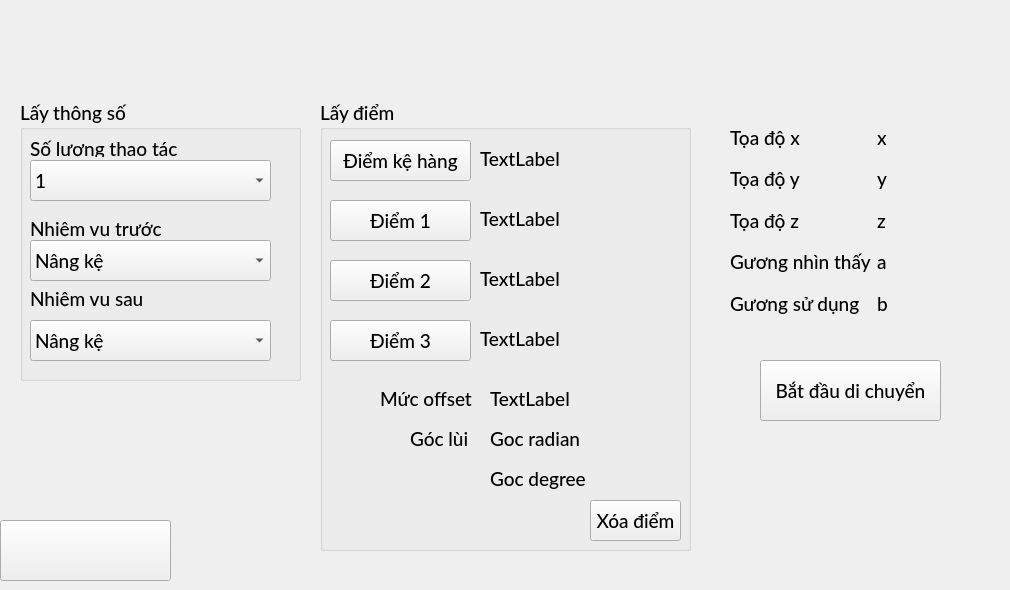
   <widget class="QWidget" name="W_quickPoint">
    <property name="font">
     <font>
      <family>Lato Medium</family>
      <pointsize>14</pointsize>
     </font>
    </property>
    <widget class="QPushButton" name="Quick_startTest">
     <property name="geometry">
      <rect>
       <x>760</x>
       <y>360</y>
       <width>181</width>
       <height>61</height>
      </rect>
     </property>
     <property name="text">
      <string>Bắt đầu di chuyển</string>
     </property>
    </widget>
    <widget class="QLabel" name="Quick_background">
     <property name="geometry">
      <rect>
       <x>0</x>
       <y>0</y>
       <width>1001</width>
       <height>581</height>
      </rect>
     </property>
     <property name="text">
      <string/>
     </property>
    </widget>
    <widget class="QGroupBox" name="groupBox">
     <property name="geometry">
      <rect>
       <x>20</x>
       <y>100</y>
       <width>281</width>
       <height>281</height>
      </rect>
     </property>
     <property name="title">
      <string>Lấy thông số</string>
     </property>
     <widget class="QLabel" name="label_2">
      <property name="geometry">
       <rect>
        <x>10</x>
        <y>40</y>
        <width>161</width>
        <height>17</height>
       </rect>
      </property>
      <property name="text">
       <string>Số lượng thao tác</string>
      </property>
     </widget>
     <widget class="QComboBox" name="Quick_number">
      <property name="geometry">
       <rect>
        <x>10</x>
        <y>60</y>
        <width>241</width>
        <height>41</height>
       </rect>
      </property>
      <item>
       <property name="text">
        <string>1</string>
       </property>
      </item>
      <item>
       <property name="text">
        <string>2</string>
       </property>
      </item>
      <item>
       <property name="text">
        <string>3</string>
       </property>
      </item>
     </widget>
     <widget class="QLabel" name="label_3">
      <property name="geometry">
       <rect>
        <x>10</x>
        <y>120</y>
        <width>181</width>
        <height>17</height>
       </rect>
      </property>
      <property name="text">
       <string>Nhiệm vụ trước</string>
      </property>
     </widget>
     <widget class="QComboBox" name="Quick_beforeMission">
      <property name="geometry">
       <rect>
        <x>10</x>
        <y>140</y>
        <width>241</width>
        <height>41</height>
       </rect>
      </property>
      <item>
       <property name="text">
        <string>Nâng kệ</string>
       </property>
      </item>
      <item>
       <property name="text">
        <string>Hạ kệ</string>
       </property>
      </item>
     </widget>
     <widget class="QLabel" name="label_4">
      <property name="geometry">
       <rect>
        <x>10</x>
        <y>190</y>
        <width>161</width>
        <height>17</height>
       </rect>
      </property>
      <property name="text">
       <string>Nhiệm vụ sau</string>
      </property>
     </widget>
     <widget class="QComboBox" name="Quick_afterMission">
      <property name="geometry">
       <rect>
        <x>10</x>
        <y>220</y>
        <width>241</width>
        <height>41</height>
       </rect>
      </property>
      <item>
       <property name="text">
        <string>Nâng kệ</string>
       </property>
      </item>
      <item>
       <property name="text">
        <string>Hạ kệ</string>
       </property>
      </item>
      <item>
       <property name="text">
        <string>Về sạc</string>
       </property>
      </item>
     </widget>
    </widget>
    <widget class="QGroupBox" name="groupBox_2">
     <property name="geometry">
      <rect>
       <x>320</x>
       <y>100</y>
       <width>371</width>
       <height>451</height>
      </rect>
     </property>
     <property name="title">
      <string>Lấy điểm</string>
     </property>
     <widget class="QPushButton" name="Quick_getShelfves">
      <property name="geometry">
       <rect>
        <x>10</x>
        <y>40</y>
        <width>141</width>
        <height>41</height>
       </rect>
      </property>
      <property name="text">
       <string>Điểm kệ hàng</string>
      </property>
     </widget>
     <widget class="QLabel" name="Quick_shelves">
      <property name="geometry">
       <rect>
        <x>160</x>
        <y>50</y>
        <width>191</width>
        <height>17</height>
       </rect>
      </property>
      <property name="text">
       <string>TextLabel</string>
      </property>
     </widget>
     <widget class="QPushButton" name="Quick_cancelShelf">
      <property name="geometry">
       <rect>
        <x>270</x>
        <y>400</y>
        <width>91</width>
        <height>41</height>
       </rect>
      </property>
      <property name="text">
       <string>Xóa điểm</string>
      </property>
     </widget>
     <widget class="QPushButton" name="Quick_get1">
      <property name="geometry">
       <rect>
        <x>10</x>
        <y>100</y>
        <width>141</width>
        <height>41</height>
       </rect>
      </property>
      <property name="text">
       <string>Điểm 1</string>
      </property>
     </widget>
     <widget class="QPushButton" name="Quick_get2">
      <property name="geometry">
       <rect>
        <x>10</x>
        <y>160</y>
        <width>141</width>
        <height>41</height>
       </rect>
      </property>
      <property name="text">
       <string>Điểm 2</string>
      </property>
     </widget>
     <widget class="QPushButton" name="Quick_get3">
      <property name="geometry">
       <rect>
        <x>10</x>
        <y>220</y>
        <width>141</width>
        <height>41</height>
       </rect>
      </property>
      <property name="text">
       <string>Điểm 3</string>
      </property>
     </widget>
     <widget class="QLabel" name="Quick_t1">
      <property name="geometry">
       <rect>
        <x>160</x>
        <y>110</y>
        <width>171</width>
        <height>17</height>
       </rect>
      </property>
      <property name="text">
       <string>TextLabel</string>
      </property>
     </widget>
     <widget class="QLabel" name="Quick_t2">
      <property name="geometry">
       <rect>
        <x>160</x>
        <y>170</y>
        <width>161</width>
        <height>17</height>
       </rect>
      </property>
      <property name="text">
       <string>TextLabel</string>
      </property>
     </widget>
     <widget class="QLabel" name="Quick_t3">
      <property name="geometry">
       <rect>
        <x>160</x>
        <y>230</y>
        <width>171</width>
        <height>17</height>
       </rect>
      </property>
      <property name="text">
       <string>TextLabel</string>
      </property>
     </widget>
     <widget class="QLabel" name="Offset_2">
      <property name="geometry">
       <rect>
        <x>60</x>
        <y>260</y>
        <width>183</width>
        <height>78</height>
       </rect>
      </property>
      <property name="text">
       <string>Mức offset</string>
      </property>
     </widget>
     <widget class="QLabel" name="Quick_offset">
      <property name="geometry">
       <rect>
        <x>170</x>
        <y>260</y>
        <width>80</width>
        <height>78</height>
       </rect>
      </property>
      <property name="text">
       <string>TextLabel</string>
      </property>
     </widget>
     <widget class="QLabel" name="Offset_3">
      <property name="geometry">
       <rect>
        <x>90</x>
        <y>300</y>
        <width>183</width>
        <height>78</height>
       </rect>
      </property>
      <property name="text">
       <string>Góc lùi</string>
      </property>
     </widget>
     <widget class="QLabel" name="Quick_targetz">
      <property name="geometry">
       <rect>
        <x>170</x>
        <y>300</y>
        <width>131</width>
        <height>78</height>
       </rect>
      </property>
      <property name="text">
       <string>Goc radian</string>
      </property>
     </widget>
     <widget class="QLabel" name="Quick_targetz_r">
      <property name="geometry">
       <rect>
        <x>170</x>
        <y>340</y>
        <width>141</width>
        <height>78</height>
       </rect>
      </property>
      <property name="text">
       <string>Goc degree</string>
      </property>
     </widget>
    </widget>
    <widget class="QPushButton" name="Quick_return">
     <property name="geometry">
      <rect>
       <x>0</x>
       <y>520</y>
       <width>171</width>
       <height>61</height>
      </rect>
     </property>
     <property name="text">
      <string/>
     </property>
    </widget>
    <widget class="QWidget" name="gridLayoutWidget_2">
     <property name="geometry">
      <rect>
       <x>730</x>
       <y>120</y>
       <width>241</width>
       <height>201</height>
      </rect>
     </property>
     <layout class="QGridLayout" name="Quick_gridInfo">
      <item row="0" column="0">
       <widget class="QLabel" name="Quick_x_2">
        <property name="text">
         <string>Tọa độ x</string>
        </property>
       </widget>
      </item>
      <item row="1" column="1">
       <widget class="QLabel" name="Quick_y">
        <property name="text">
         <string>y</string>
        </property>
       </widget>
      </item>
      <item row="3" column="0">
       <widget class="QLabel" name="Quick_guongph_2">
        <property name="text">
         <string>Gương nhìn thấy</string>
        </property>
       </widget>
      </item>
      <item row="0" column="1">
       <widget class="QLabel" name="Quick_x">
        <property name="text">
         <string>x</string>
        </property>
       </widget>
      </item>
      <item row="2" column="0">
       <widget class="QLabel" name="Quick_z_2">
        <property name="text">
         <string>Tọa độ z</string>
        </property>
       </widget>
      </item>
      <item row="1" column="0">
       <widget class="QLabel" name="Quick_y_2">
        <property name="text">
         <string>Tọa độ y</string>
        </property>
       </widget>
      </item>
      <item row="3" column="1">
       <widget class="QLabel" name="Quick_guongph">
        <property name="text">
         <string>a</string>
        </property>
       </widget>
      </item>
      <item row="2" column="1">
       <widget class="QLabel" name="Quick_z">
        <property name="text">
         <string>z</string>
        </property>
       </widget>
      </item>
      <item row="4" column="0">
       <widget class="QLabel" name="Quick_guongsd_2">
        <property name="text">
         <string>Gương sử dụng</string>
        </property>
       </widget>
      </item>
      <item row="4" column="1">
       <widget class="QLabel" name="Quick_guongsd">
        <property name="text">
         <string>b</string>
        </property>
       </widget>
      </item>
     </layout>
    </widget>
    <zorder>Quick_background</zorder>
    <zorder>Quick_startTest</zorder>
    <zorder>groupBox</zorder>
    <zorder>groupBox_2</zorder>
    <zorder>Quick_return</zorder>
    <zorder>gridLayoutWidget_2</zorder>
   </widget>
